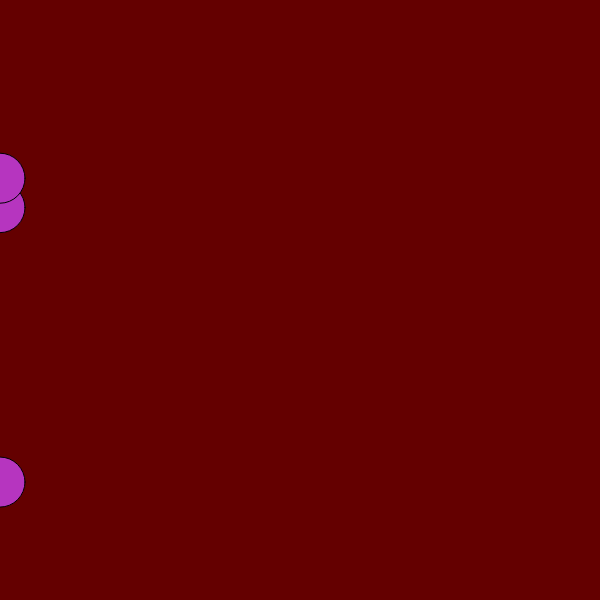
Frame 1 (no input)
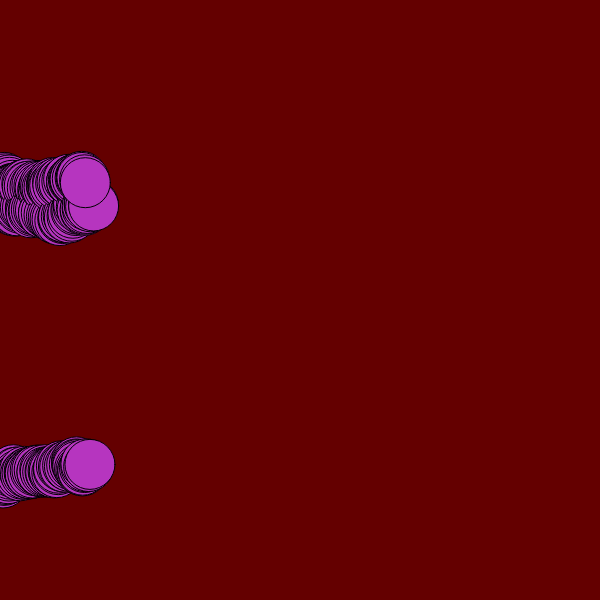
Frame 60 (no input)
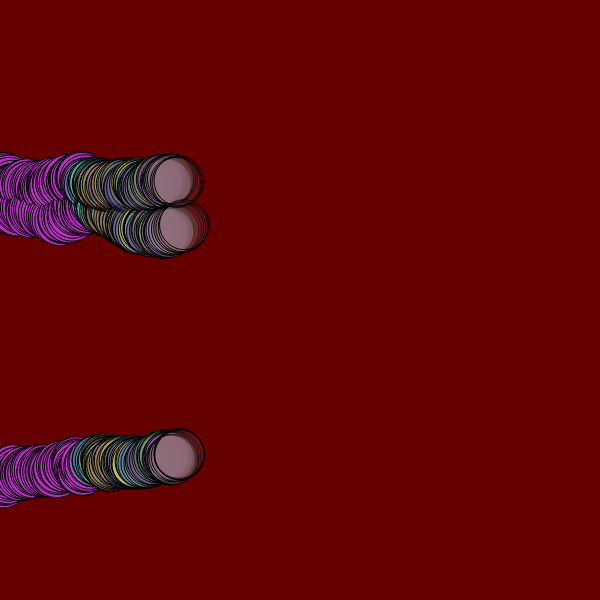
Frame 120 (the mouse pressed at the canvas centre since frame 60)

The p5.js sketch that drew these frames (run headless with seeded random() and noise() and a simulated clock; from frame 60 on, the mouse is pressed at the canvas centre):

// p5.js sketch
// ── sketch.js
let cor;
let circuloX; // horizontal
let circulo // vertical

function setup(){
 createCanvas(600, 600); 
 background(color(100, 0 , 0)); 
  cor = color(random(0, 255), random(0, 255), random(0, 255));
  
  circuloX = [0, 0, 0];
  circuloY = [random(height), random(height), random(height)]; 
}
  
function draw() {
  
  fill(cor)
  
  for(let contador in circuloX) {
    circle(circuloX[contador], circuloY[contador], 50);
  circuloX[contador]+= random(0, 3);
  circuloY[contador]+= random(-3,3);
 
  if (circuloX[contador] >= width){
    circuloX[contador] = 0;
    circuloY[contador] = random (height);
  }
} 
  if(mouseIsPressed){
    cor = color(random(0, 255), random(0, 255), random(0, 255), random(0, 100));
  }
}
